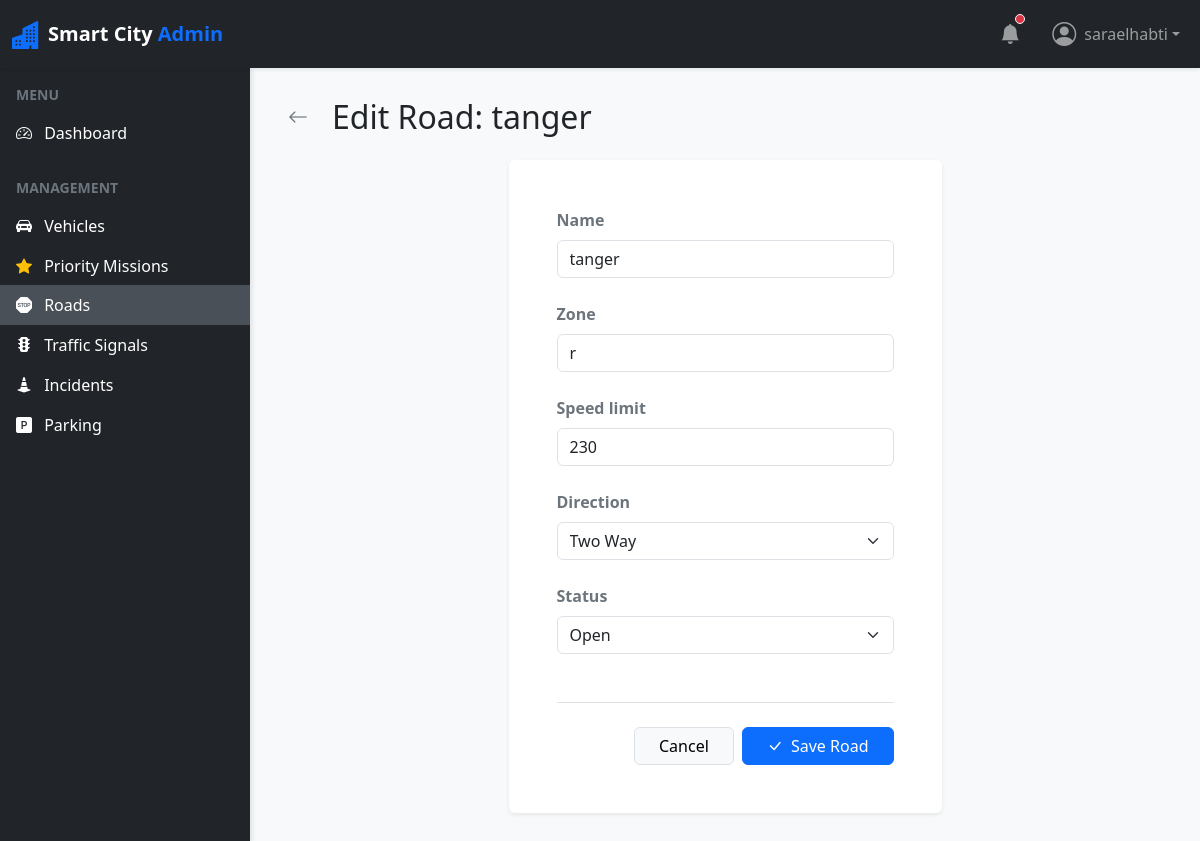
The app's page /roads/1/edit/ (signed in) with its own data.
### roads/models.py (models this page shows, shortened)
class Road(models.Model):
    DIRECTION_CHOICES = [
        ('ONE_WAY', 'One Way'),
        ('TWO_WAY', 'Two Way'),
    ]
    STATUS_CHOICES = [
        ('OPEN', 'Open'),
        ('CLOSED', 'Closed'),
        ('MAINTENANCE', 'Maintenance'),
    ]
    name = models.CharField(max_length=255)
    zone = models.CharField(max_length=100)
    speed_limit = models.IntegerField(validators=[MinValueValidator(0)])
    direction = models.CharField(max_length=20, choices=DIRECTION_CHOICES)
    status = models.CharField(max_length=20, choices=STATUS_CHOICES, default='OPEN')

### roads/views.py (the view)
# urls.py: path('<int:pk>/edit/', RoadUpdateView.as_view(), name='road-update'),
class RoadUpdateView(LoginRequiredMixin, UpdateView):
    model = Road
    form_class = RoadForm
    template_name = 'roads/road_form.html'
    success_url = reverse_lazy('road-list')

### roads/forms.py (shortened to what this page needs)
class RoadForm(forms.ModelForm):
    class Meta:
        model = Road
        fields = ['name', 'zone', 'speed_limit', 'direction', 'status']
        widgets = {
            'name': forms.TextInput(attrs={'class': 'form-control'}),
            'zone': forms.TextInput(attrs={'class': 'form-control'}),
            'speed_limit': forms.NumberInput(attrs={'class': 'form-control'}),
            'direction': forms.Select(attrs={'class': 'form-select'}),
            'status': forms.Select(attrs={'class': 'form-select'}),
        }

### roads/templates/roads/road_form.html (shortened to what this page needs)
{% extends 'base.html' %}
{% block content %}
<div class="row mb-4">
    <div class="col-12">
        <h2 class="mb-0 d-flex align-items-center">
            <a href="{% url 'road-list' %}" class="btn btn-sm btn-outline-secondary me-3 border-0"><i class="bi bi-arrow-left fs-5"></i></a>
            {% if form.instance.pk %}Edit Road: {{ form.instance.name }}{% else %}Register New Road{% endif %}
        </h2>
    </div>
</div>
<div class="row justify-content-center">
    <div class="col-md-8 col-lg-6">
        <div class="card border-0 shadow-sm">
            <div class="card-body p-4 p-md-5">
                <form method="post" novalidate>
                    {% for field in form %}
                    <div class="mb-4">
                        <label for="{{ field.id_for_label }}" class="form-label fw-bold text-secondary">{{ field.label }}</label>
                        {{ field }}
                    </div>
                    {% endfor %}
                    <div class="d-flex justify-content-end gap-2 mt-5 pt-4 border-top">
                        <a href="{% url 'road-list' %}" class="btn btn-light border px-4">Cancel</a>
                        <button type="submit" class="btn btn-primary px-4"><i class="bi bi-check-lg me-1"></i> Save Road</button>
                    </div>
                </form>
            </div>
        </div>
    </div>
</div>
{% endblock %}

### vehicles/templates/base.html (shortened to what this page needs)
<!DOCTYPE html>
<html lang="en">
<head>
    <link href="https://cdn.jsdelivr.net/npm/bootstrap@5.3.0/dist/css/bootstrap.min.css" rel="stylesheet">
    <link href="https://cdn.jsdelivr.net/npm/bootstrap-icons@1.10.5/font/bootstrap-icons.css" rel="stylesheet">
</head>
<body>
    <nav class="navbar navbar-expand-lg navbar-dark bg-dark sticky-top shadow-sm">
        <div class="container-fluid">
            <a class="navbar-brand d-flex align-items-center" href="{% url 'dashboard' %}">
                <i class="bi bi-buildings-fill text-primary me-2 fs-3"></i>
                <span class="fw-bold">Smart City <span class="text-primary">Admin</span></span>
            </a>
            <div class="collapse navbar-collapse" id="navbarSupportedContent">
                <ul class="navbar-nav ms-auto mb-2 mb-lg-0 align-items-center">
                    <li class="nav-item me-3">
                        <a class="nav-link position-relative" href="#">
                            <i class="bi bi-bell-fill fs-5"></i>
                            <span class="position-absolute top-25 start-75 translate-middle p-1 bg-danger border border-light rounded-circle">
                            </span>
                        </a>
                    </li>
                    {% if user.is_authenticated %}
                    <li class="nav-item dropdown">
                        <a class="nav-link dropdown-toggle d-flex align-items-center" href="#" id="navbarDropdown" role="button" data-bs-toggle="dropdown" aria-expanded="false">
                            <i class="bi bi-person-circle fs-4 me-2"></i> {{ user.username }}
                        </a>
                    </li>
                    {% else %}
                    <li class="nav-item">
                        <a class="nav-link d-flex align-items-center" href="{% url 'login' %}">
                            <i class="bi bi-box-arrow-in-right fs-4 me-2"></i> Login
                        </a>
                    </li>
                    {% endif %}
                </ul>
            </div>
        </div>
    </nav>
    <div id="wrapper">
        {% if user.is_authenticated %}
        <div class="bg-dark text-white" id="sidebar">
            <div class="list-group list-group-flush mt-3 pb-4">
                <div class="text-uppercase text-secondary px-3 mb-2 small fw-bold">Menu</div>
                <a href="{% url 'dashboard' %}" class="list-group-item list-group-item-action bg-dark text-white border-0 sidebar-link {% if request.resolver_match.url_name == 'dashboard' %}active{% endif %}">
                    <i class="bi bi-speedometer2 me-2"></i> Dashboard
                </a>
                <div class="text-uppercase text-secondary px-3 mt-4 mb-2 small fw-bold">Management</div>
                <a href="{% url 'vehicle-list' %}" class="list-group-item list-group-item-action bg-dark text-white border-0 sidebar-link ">
                    <i class="bi bi-car-front-fill me-2"></i> Vehicles
                </a>
                <a href="{% url 'priority-list' %}" class="list-group-item list-group-item-action bg-dark text-white border-0 sidebar-link ">
                    <i class="bi bi-star-fill text-warning me-2"></i> Priority Missions
                </a>
                <a href="{% url 'road-list' %}" class="list-group-item list-group-item-action bg-dark text-white border-0 sidebar-link {% if request.resolver_match and 'road' in request.resolver_match.url_name|default:'' %}active{% endif %}">
                    <i class="bi bi-sign-stop-fill me-2"></i> Roads
                </a>
                <a href="{% url 'signal-list' %}" class="list-group-item list-group-item-action bg-dark text-white border-0 sidebar-link ">
                    <i class="bi bi-stoplights-fill me-2"></i> Traffic Signals
                </a>
                <a href="{% url 'incident-list' %}" class="list-group-item list-group-item-action bg-dark text-white border-0 sidebar-link ">
                    <i class="bi bi-cone-striped me-2"></i> Incidents
                </a>
                <a href="{% url 'parking-list' %}" class="list-group-item list-group-item-action bg-dark text-white border-0 sidebar-link ">
                    <i class="bi bi-p-square-fill me-2"></i> Parking
                </a>
            </div>
        </div>
        {% endif %}
        <div id="page-content-wrapper">
            <div class="container-fluid px-0">
                {% block content %}{% endblock %}
            </div>
        </div>
    </div>
</body>
</html>

### vehicles/templates/base.html (style rules this page uses)
body { min-height: 100vh; display: flex; flex-direction: column; overflow-x: hidden; background-color: #f8f9fa; }
#wrapper { display: flex; flex: 1; }
#sidebar { min-width: 250px; max-width: 250px; min-height: calc(100vh - 56px); transition: all 0.3s; box-shadow: 2px 0 5px rgba(0,0,0,0.1); }
.sidebar-link { transition: all 0.2s; }
.sidebar-link:hover, .sidebar-link.active { background-color: #495057 !important; border-left: 4px solid #0d6efd; }
#page-content-wrapper { flex: 1; padding: 30px; width: 100%; }

### records on screen
Road: instance.name "tanger", form "tanger" "r" "230" "Two Way" "Open"

### other values on screen
{{ user.username }} "saraelhabti"
{{ field.label }} "Name" "Zone" "Speed limit" "Direction" "Status"
